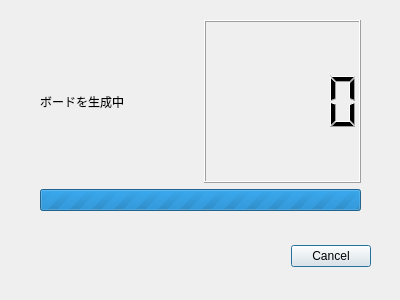
<?xml version="1.0" encoding="UTF-8"?>
<ui version="4.0">
 <class>BoardGenerationProgress</class>
 <widget class="QDialog" name="BoardGenerationProgress">
  <property name="geometry">
   <rect>
    <x>0</x>
    <y>0</y>
    <width>400</width>
    <height>300</height>
   </rect>
  </property>
  <property name="cursor">
   <cursorShape>WaitCursor</cursorShape>
  </property>
  <property name="windowTitle">
   <string>Dialog</string>
  </property>
  <widget class="QDialogButtonBox" name="buttonBox">
   <property name="geometry">
    <rect>
     <x>30</x>
     <y>240</y>
     <width>341</width>
     <height>32</height>
    </rect>
   </property>
   <property name="cursor">
    <cursorShape>ArrowCursor</cursorShape>
   </property>
   <property name="layoutDirection">
    <enum>Qt::LeftToRight</enum>
   </property>
   <property name="orientation">
    <enum>Qt::Horizontal</enum>
   </property>
   <property name="standardButtons">
    <set>QDialogButtonBox::Cancel</set>
   </property>
  </widget>
  <widget class="QWidget" name="">
   <property name="geometry">
    <rect>
     <x>40</x>
     <y>20</y>
     <width>321</width>
     <height>191</height>
    </rect>
   </property>
   <layout class="QVBoxLayout" name="verticalLayout">
    <item>
     <layout class="QHBoxLayout" name="horizontalLayout">
      <item>
       <widget class="QLabel" name="label">
        <property name="text">
         <string>ボードを生成中</string>
        </property>
       </widget>
      </item>
      <item>
       <widget class="QLCDNumber" name="lcdNumber"/>
      </item>
     </layout>
    </item>
    <item>
     <widget class="QProgressBar" name="progressBar">
      <property name="maximum">
       <number>0</number>
      </property>
      <property name="value">
       <number>-1</number>
      </property>
     </widget>
    </item>
   </layout>
  </widget>
 </widget>
 <resources/>
 <connections>
  <connection>
   <sender>buttonBox</sender>
   <signal>accepted()</signal>
   <receiver>BoardGenerationProgress</receiver>
   <slot>accept()</slot>
   <hints>
    <hint type="sourcelabel">
     <x>248</x>
     <y>254</y>
    </hint>
    <hint type="destinationlabel">
     <x>157</x>
     <y>274</y>
    </hint>
   </hints>
  </connection>
  <connection>
   <sender>buttonBox</sender>
   <signal>rejected()</signal>
   <receiver>BoardGenerationProgress</receiver>
   <slot>reject()</slot>
   <hints>
    <hint type="sourcelabel">
     <x>316</x>
     <y>260</y>
    </hint>
    <hint type="destinationlabel">
     <x>286</x>
     <y>274</y>
    </hint>
   </hints>
  </connection>
 </connections>
</ui>
